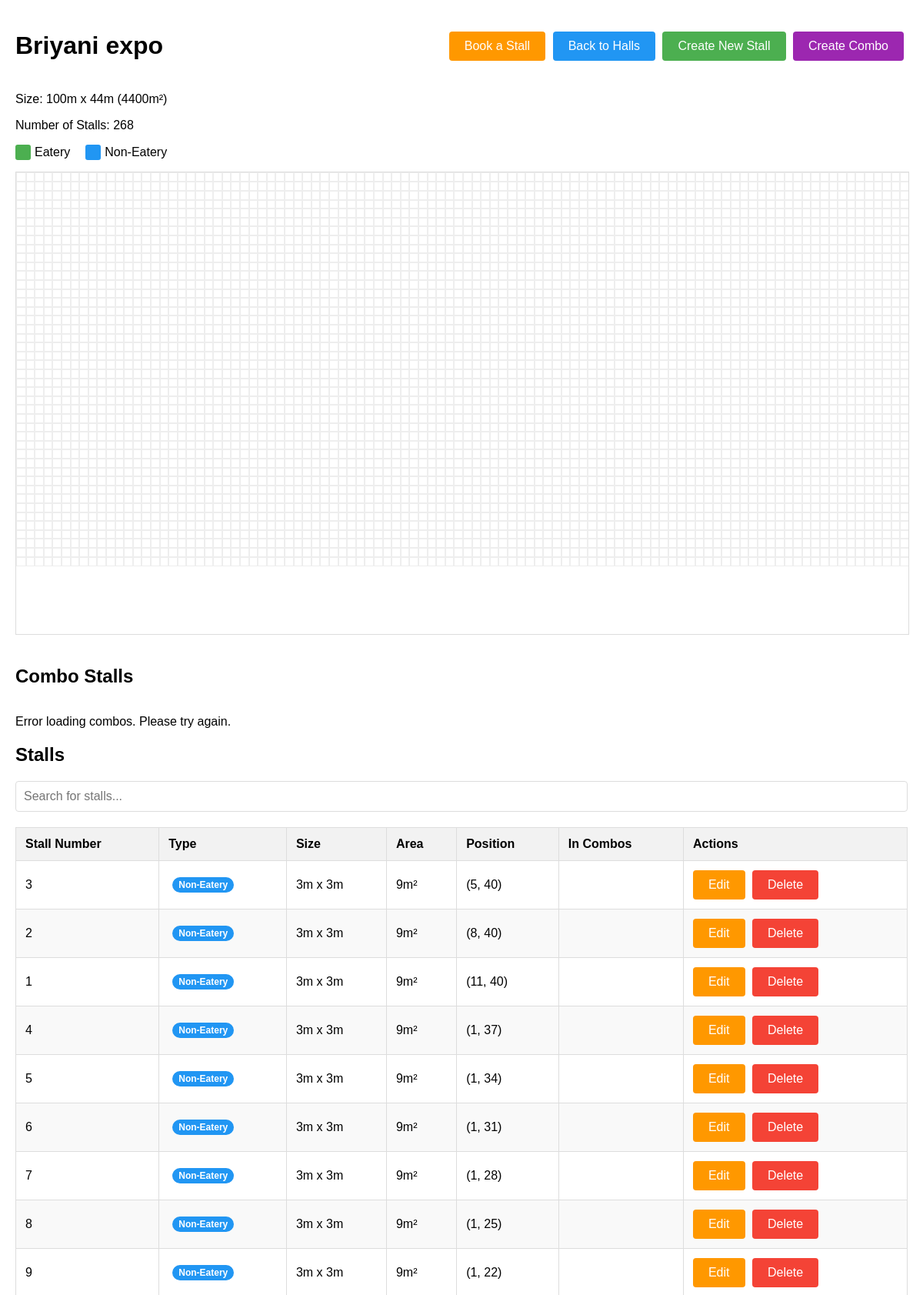
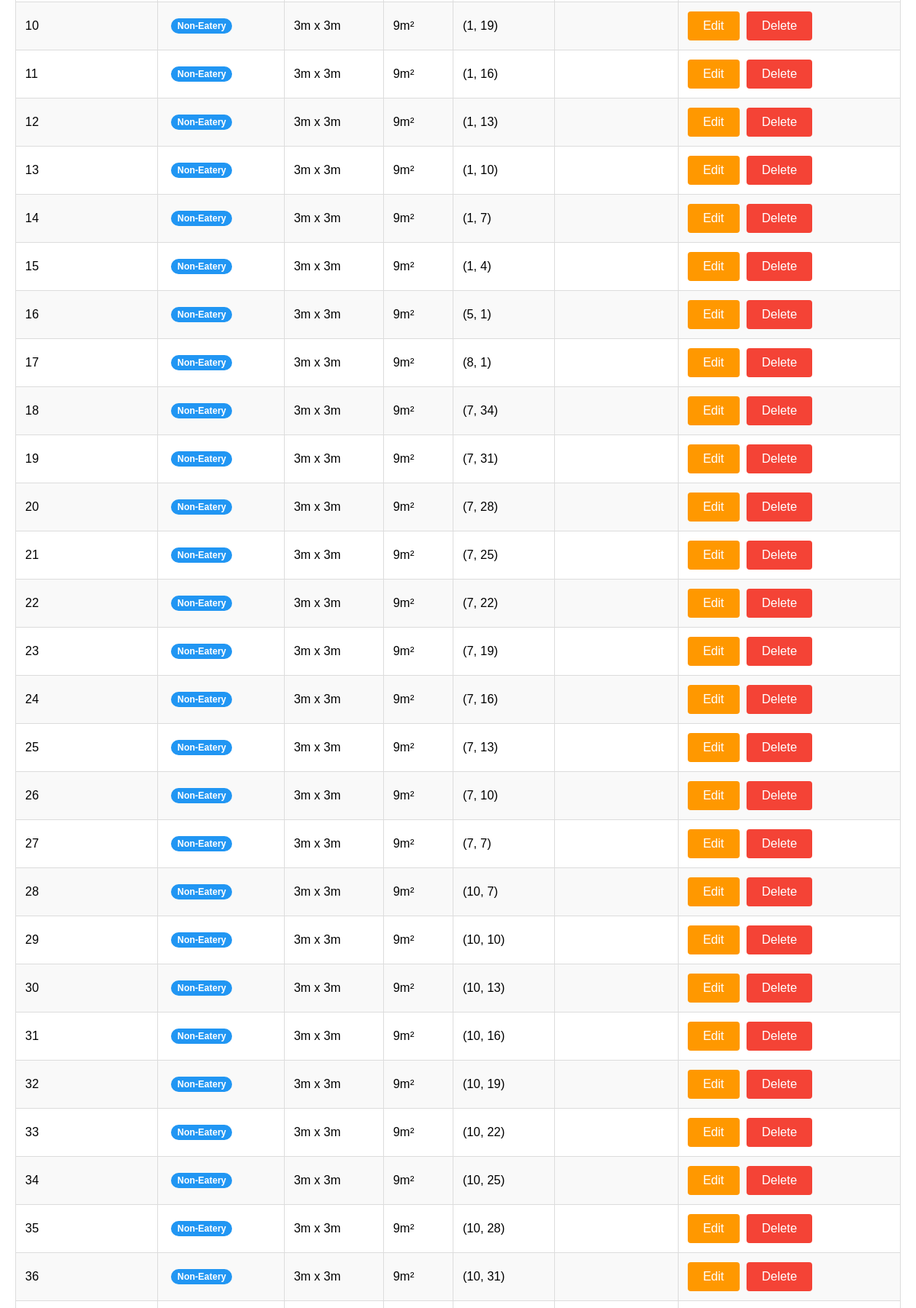
Screenshot of /halls/1/ (upper part) with the database file from the repository (2 pictures, top to bottom).
### halls/models.py (models this page shows, shortened)
class Hall(models.Model):
    name = models.CharField(max_length=100)
    length = models.IntegerField(help_text="Length in meters")
    breadth = models.IntegerField(help_text="Breadth in meters")
    @property
    def total_area(self):
        return self.length * self.breadth

class Stall(models.Model):
    STATUS_CHOICES = [
        ('available', 'Available'),
        ('booked', 'Booked'),
        ('blocked', 'Blocked'),
    ]
    TYPE_CHOICES = [
        ('eatery', 'Eatery'),
        ('non-eatery', 'Non-Eatery'),
    ]
    hall = models.ForeignKey(Hall, on_delete=models.CASCADE, related_name='stalls')
    stall_number = models.CharField(max_length=20)
    stall_type = models.CharField(max_length=20, choices=TYPE_CHOICES, default='eatery')
    x_start = models.IntegerField()
    y_start = models.IntegerField()
    width = models.IntegerField()
    height = models.IntegerField()
    selected_boxes = models.JSONField(default=list)
    status = models.CharField(max_length=20, choices=STATUS_CHOICES, default='available')
    price = models.DecimalField(max_digits=10, decimal_places=2, default=55000.00)
    @property
    def area(self):
        return self.width * self.height

### halls/views.py (the view)
# urls.py: path('halls/<int:hall_id>/', views.hall_detail, name='hall_detail'),
def hall_detail(request, hall_id):
    hall = get_object_or_404(Hall, id=hall_id)
    stalls = hall.stalls.all()
    return render(request, 'halls/hall_detail.html', {'hall': hall, 'stalls': stalls})

### templates/halls/hall_detail.html (shortened to what this page needs)
<!DOCTYPE html>
<html lang="en">
<head>
</head>
<body>
    <div class="container">
        <div class="header">
            <h1>{{ hall.name }}</h1>
            <div>
                <a href="{% url 'stall_booking' hall.id %}" class="btn" style="background-color: #FF9800;">Book a Stall</a>
                <a href="{% url 'index' %}" class="btn" style="background-color: #2196F3;">Back to Halls</a>
                <a href="{% url 'create_stall' hall.id %}" class="btn">Create New Stall</a>
                <button id="create-combo-btn" class="btn" style="background-color: #9C27B0;">Create Combo</button>
            </div>
        </div>
        <div class="hall-info">
            <p>Size: {{ hall.length }}m x {{ hall.breadth }}m ({{ hall.total_area }}m²)</p>
            <p>Number of Stalls: {{ hall.stalls.count }}</p>
        </div>
        <div class="stall-legend">
            <div class="legend-item">
                <div class="legend-color" style="background-color: #4CAF50;"></div>
                <span>Eatery</span>
            </div>
            <div class="legend-item">
                <div class="legend-color" style="background-color: #2196F3;"></div>
                <span>Non-Eatery</span>
            </div>
        </div>
        <div class="hall-display" id="hall-display"
             style="width: 100%; height: 600px;"
             data-hall-id="{{ hall.id }}"
             data-length="{{ hall.length }}"
             data-breadth="{{ hall.breadth }}">
        </div>
        <div class="combo-list">
            <div class="section-header">
                <h2>Combo Stalls</h2>
            </div>
            <div id="combo-table-container">
            </div>
        </div>
        <div class="stall-list">
            <h2>Stalls</h2>
            {% if stalls %}
            <div class="search-container">
                <input type="text" id="stallSearchInput" placeholder="Search for stalls..." class="search-input">
            </div>
            <table class="stall-table" id="stallTable">
                <thead>
                    <tr>
                        <th>Stall Number</th>
                        <th>Type</th>
                        <th>Size</th>
                        <th>Area</th>
                        <th>Position</th>
                        <th>In Combos</th>
                        <th>Actions</th>
                    </tr>
                </thead>
                <tbody>
                    {% for stall in stalls %}
                    <tr data-stall-id="{{ stall.id }}" data-stall-type="{{ stall.stall_type }}">
                        <td>{{ stall.stall_number }}</td>
                        <td>
                            {% if stall.stall_type == 'eatery' %}
                            <span class="stall-type-badge eatery-badge">Eatery</span>
                            {% else %}
                            <span class="stall-type-badge non-eatery-badge">Non-Eatery</span>
                            {% endif %}
                        </td>
                        <td>{{ stall.width }}m x {{ stall.height }}m</td>
                        <td>{{ stall.area }}m²</td>
                        <td>({{ stall.x_start }}, {{ stall.y_start }})</td>
                        <td class="stall-combos"></td>
                        <td>
                            <button class="btn btn-warning edit-stall-btn"
                                data-stall-id="{{ stall.id }}"
                                data-stall-number="{{ stall.stall_number }}"
                                data-stall-type="{{ stall.stall_type }}"
                                data-stall-price="{{ stall.price }}"
                                data-stall-status="{{ stall.status }}">Edit</button>
                            <a href="{% url 'delete_stall' hall.id stall.id %}" class="btn btn-danger" onclick="return confirm('Are you sure you want to delete this stall?')">Delete</a>
                        </td>
                    </tr>
                    {% endfor %}
                </tbody>
            </table>
            {% else %}
            <p>No stalls created yet. Create a new stall to get started.</p>
            {% endif %}
        </div>
    </div>
</body>
</html>

### templates/halls/hall_detail.html (style rules this page uses)
body { font-family: Arial, sans-serif; margin: 0; padding: 20px; }
.container { max-width: 1200px; margin: 0 auto; }
.header { display: flex; justify-content: space-between; align-items: center; margin-bottom: 20px; }
.btn { background-color: #4CAF50; border: none; color: white; padding: 10px 20px; text-align: center; text-decoration: none; display: inline-block; font-size: 16px; cursor: pointer; border-radius: 4px; margin-right: 5px; }
.btn-danger { background-color: #f44336; }
.btn-warning { background-color: #FF9800; }
.hall-display { border: 1px solid #ddd; overflow: auto; margin-bottom: 20px; position: relative; }
.stall-table, .combo-table { width: 100%; border-collapse: collapse; margin-top: 20px; }
.stall-table th, .stall-table td, .combo-table th, .combo-table td { border: 1px solid #ddd; padding: 12px; text-align: left; }
.stall-table th, .combo-table th { background-color: #f2f2f2; font-weight: bold; }
.stall-table tr:nth-child(even), .combo-table tr:nth-child(even) { background-color: #f9f9f9; }
.search-container { margin-bottom: 15px; position: relative; }
.search-input { width: 100%; padding: 10px; font-size: 16px; border: 1px solid #ddd; border-radius: 4px; box-sizing: border-box; }
.section-header { display: flex; justify-content: space-between; align-items: center; margin-bottom: 10px; }
.stall-type-badge { display: inline-block; padding: 3px 8px; border-radius: 12px; font-size: 12px; font-weight: bold; color: white; margin-left: 5px; }
.non-eatery-badge { background-color: #2196F3; }
.stall-legend { display: flex; margin-top: 10px; margin-bottom: 15px; align-items: center; }
.legend-item { display: flex; align-items: center; margin-right: 20px; }
.legend-color { width: 20px; height: 20px; margin-right: 5px; border-radius: 3px; }

### rows the page displays
Hall: name "Briyani expo", length "100", breadth "44", total_area "4400", stalls.count "268"
Stall: stall_number "3", stall_type "Non-Eatery", width "3", height "3", area "9", x_start "5", y_start "40"
Stall: stall_number "2", stall_type "Non-Eatery", width "3", height "3", area "9", x_start "8", y_start "40"
Stall: stall_number "1", stall_type "Non-Eatery", width "3", height "3", area "9", x_start "11", y_start "40"
Stall: stall_number "4", stall_type "Non-Eatery", width "3", height "3", area "9", x_start "1", y_start "37"
Stall: stall_number "5", stall_type "Non-Eatery", width "3", height "3", area "9", x_start "1", y_start "34"
Stall: stall_number "6", stall_type "Non-Eatery", width "3", height "3", area "9", x_start "1", y_start "31"
Stall: stall_number "7", stall_type "Non-Eatery", width "3", height "3", area "9", x_start "1", y_start "28"
Stall: stall_number "8", stall_type "Non-Eatery", width "3", height "3", area "9", x_start "1", y_start "25"
Stall: stall_number "9", stall_type "Non-Eatery", width "3", height "3", area "9", x_start "1", y_start "22"
Stall: stall_number "10", stall_type "Non-Eatery", width "3", height "3", area "9", x_start "1", y_start "19"
Stall: stall_number "11", stall_type "Non-Eatery", width "3", height "3", area "9", x_start "1", y_start "16"
Stall: stall_number "12", stall_type "Non-Eatery", width "3", height "3", area "9", x_start "1", y_start "13"
Stall: stall_number "13", stall_type "Non-Eatery", width "3", height "3", area "9", x_start "1", y_start "10"
Stall: stall_number "14", stall_type "Non-Eatery", width "3", height "3", area "9", x_start "1", y_start "7"
Stall: stall_number "15", stall_type "Non-Eatery", width "3", height "3", area "9", x_start "1", y_start "4"
Stall: stall_number "16", stall_type "Non-Eatery", width "3", height "3", area "9", x_start "5", y_start "1"
Stall: stall_number "17", stall_type "Non-Eatery", width "3", height "3", area "9", x_start "8", y_start "1"
Stall: stall_number "18", stall_type "Non-Eatery", width "3", height "3", area "9", x_start "7", y_start "34"
Stall: stall_number "19", stall_type "Non-Eatery", width "3", height "3", area "9", x_start "7", y_start "31"
Stall: stall_number "20", stall_type "Non-Eatery", width "3", height "3", area "9", x_start "7", y_start "28"
Stall: stall_number "21", stall_type "Non-Eatery", width "3", height "3", area "9", x_start "7", y_start "25"
Stall: stall_number "22", stall_type "Non-Eatery", width "3", height "3", area "9", x_start "7", y_start "22"
Stall: stall_number "23", stall_type "Non-Eatery", width "3", height "3", area "9", x_start "7", y_start "19"
Stall: stall_number "24", stall_type "Non-Eatery", width "3", height "3", area "9", x_start "7", y_start "16"
Stall: stall_number "25", stall_type "Non-Eatery", width "3", height "3", area "9", x_start "7", y_start "13"
Stall: stall_number "26", stall_type "Non-Eatery", width "3", height "3", area "9", x_start "7", y_start "10"
Stall: stall_number "27", stall_type "Non-Eatery", width "3", height "3", area "9", x_start "7", y_start "7"
Stall: stall_number "28", stall_type "Non-Eatery", width "3", height "3", area "9", x_start "10", y_start "7"
Stall: stall_number "29", stall_type "Non-Eatery", width "3", height "3", area "9", x_start "10", y_start "10"
Stall: stall_number "30", stall_type "Non-Eatery", width "3", height "3", area "9", x_start "10", y_start "13"
Stall: stall_number "31", stall_type "Non-Eatery", width "3", height "3", area "9", x_start "10", y_start "16"
Stall: stall_number "32", stall_type "Non-Eatery", width "3", height "3", area "9", x_start "10", y_start "19"
Stall: stall_number "33", stall_type "Non-Eatery", width "3", height "3", area "9", x_start "10", y_start "22"
Stall: stall_number "34", stall_type "Non-Eatery", width "3", height "3", area "9", x_start "10", y_start "25"
Stall: stall_number "35", stall_type "Non-Eatery", width "3", height "3", area "9", x_start "10", y_start "28"
Stall: stall_number "36", stall_type "Non-Eatery", width "3", height "3", area "9", x_start "10", y_start "31"
